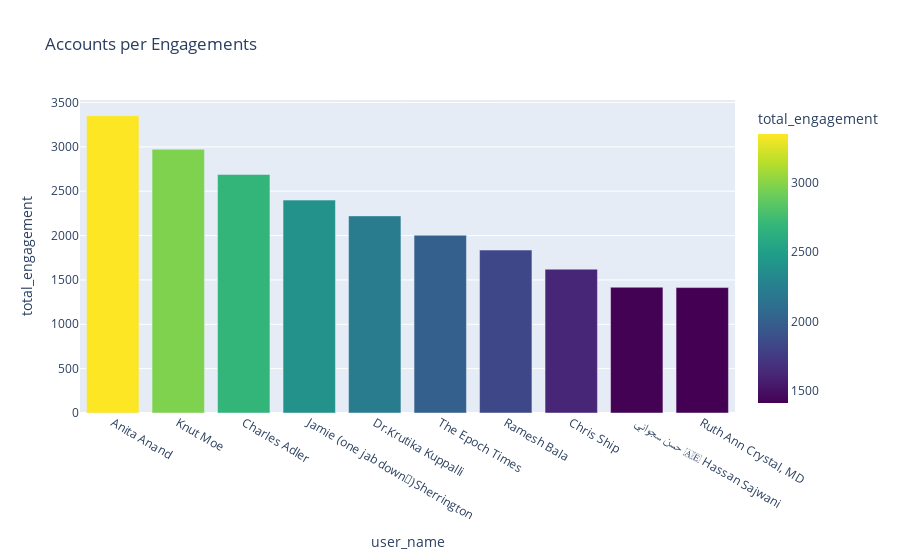

The cell this chart's notebook holds for it:
### Code cell
ret = df.groupby('user_name',as_index=False).agg({'retweets':'sum'}).sort_values('retweets',ascending=False).head(10)
like = df.groupby('user_name',as_index=False).agg({'favorites':'sum'}).sort_values('favorites',ascending=False).head(10)
tot_eng = df.groupby('user_name',as_index=False).agg({'total_engagement':'sum'}).sort_values('total_engagement',ascending=False).head(10)


fig = px.bar(tot_eng,
             x='user_name',
             y='total_engagement',
             color='total_engagement',
             color_continuous_scale='Viridis',
             title='Accounts per Engagements')
fig.show()

### Figure 1 — Plotly figure (JSON) as saved in the notebook; plotly's stock layout.template omitted (floating-point values rounded to 4 significant figures)
{"data": [{"alignmentgroup": "True", "hovertemplate": "user_name=%{x}<br>total_engagement=%{marker.color}<extra></extra>", "legendgroup": "", "marker": {"color": [3352, 2973, 2689, 2400, 2222, 2004, 1837, 1621, 1418, 1414], "coloraxis": "coloraxis"}, "name": "", "offsetgroup": "", "orientation": "v", "showlegend": false, "textposition": "auto", "type": "bar", "x": ["Anita Anand", "Knut Moe", "Charles Adler", "Jamie (one jab down💉)Sherrington", "Dr.Krutika Kuppalli", "The Epoch Times", "Ramesh Bala", "Chris Ship", "حسن سجواني 🇦🇪 Hassan Sajwani", "Ruth Ann Crystal, MD"], "xaxis": "x", "y": [3352, 2973, 2689, 2400, 2222, 2004, 1837, 1621, 1418, 1414], "yaxis": "y"}], "layout": {"barmode": "relative", "coloraxis": {"colorbar": {"title": {"text": "total_engagement"}}, "colorscale": [[0, "#440154"], [0.1111, "#482878"], [0.2222, "#3e4989"], [0.3333, "#31688e"], [0.4444, "#26828e"], [0.5556, "#1f9e89"], [0.6667, "#35b779"], [0.7778, "#6ece58"], [0.8889, "#b5de2b"], [1, "#fde725"]]}, "legend": {"tracegroupgap": 0}, "title": {"text": "Accounts per Engagements"}, "xaxis": {"anchor": "y", "domain": [0, 1], "title": {"text": "user_name"}}, "yaxis": {"anchor": "x", "domain": [0, 1], "title": {"text": "total_engagement"}}}}
